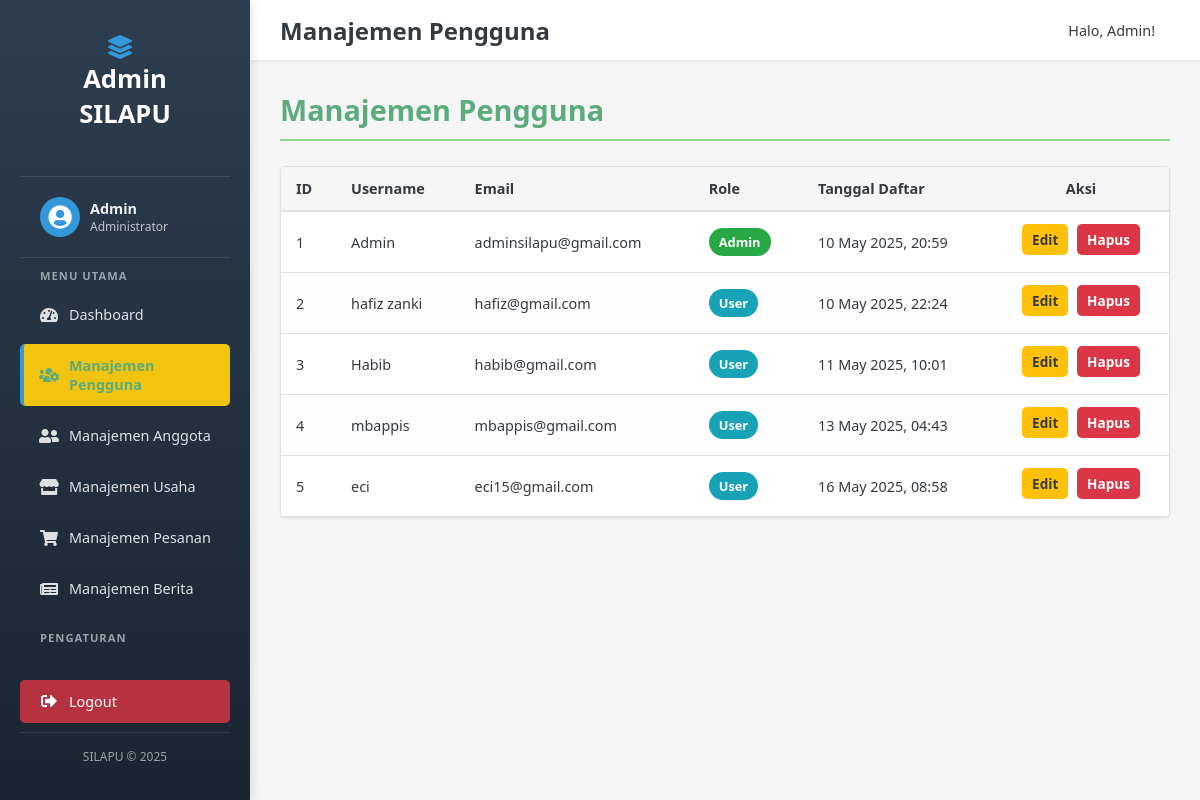
The page /admin/manajemen_pengguna.php (signed in) on the database its author committed.
### tables this page shows
CREATE TABLE `users` (
  `id` int NOT NULL,
  `username` varchar(100) NOT NULL,
  `email` varchar(255) NOT NULL,
  `password` varchar(255) NOT NULL,
  `role` varchar(50) NOT NULL DEFAULT 'user',
  `created_at` timestamp NULL DEFAULT CURRENT_TIMESTAMP
);

### admin/manajemen_pengguna.php (the view, shortened to what this page needs)
<?php
$pathPrefix = '../';
$pageTitle = "Manajemen Pengguna";
require $pathPrefix . 'config/db.php';
$sql_users = "SELECT id, username, email, role, created_at FROM users ORDER BY created_at ASC";
$result_users = $conn->query($sql_users);
include $pathPrefix . 'includes/admin_header.php';
?>
<h2 class="section-title"> <?php  ?>
    <?php echo $pageTitle; ?>
</h2>
<?php if ($result_users && $result_users->num_rows > 0): ?>
    <div class="table-responsive">
        <table class="data-table"> <?php  ?>
            <thead>
                <tr> <?php  ?>
                    <th>ID</th>
                    <th>Username</th>
                    <th>Email</th>
                    <th>Role</th>
                    <th>Tanggal Daftar</th>
                    <th style="text-align: center;">Aksi</th> <?php  ?>
                </tr>
            </thead>
            <tbody>
<?php
$counter = 1;
while($user = $result_users->fetch_assoc()): ?>
    <tr>
        <td><?php echo $counter++; ?></td>
        <td><?php echo htmlspecialchars($user['username']); ?></td>
        <td><?php echo htmlspecialchars($user['email']); ?></td>
        <td>
            <span class="status-badge <?php
                $role_class = 'status-menunggu';
                if (strtolower($user['role']) == 'admin') $role_class = 'status-disetujui';
                elseif (strtolower($user['role']) == 'user') $role_class = 'status-diproses';
                echo $role_class;
            ?>">
                <?php echo htmlspecialchars(ucfirst($user['role'])); ?>
            </span>
        </td>
        <td><?php echo date('d M Y, H:i', strtotime($user['created_at'])); ?></td>
        <td class="actions" style="text-align: center;"> <?php  ?>
            <a href="<?php  ?>edit_pengguna.php?id=<?php echo $user['id']; ?>" class="btn-admin btn-admin-warning btn-sm">Edit</a>
            <a href="<?php  ?>hapus_pengguna.php?id=<?php echo $user['id']; ?>" onclick="return confirm('Anda yakin ingin menghapus pengguna ini? Aksi ini mungkin tidak dapat diurungkan.');" class="btn-admin btn-admin-danger btn-sm">Hapus</a>
        </td>
    </tr>
<?php endwhile; ?>
            </tbody>
        </table>
    </div>
<?php elseif ($result_users): ?>
    <div class="message info">Belum ada pengguna yang terdaftar.</div>
<?php else: ?>
    <div class="message error">Gagal mengambil data pengguna: <?php echo $conn->error; ?></div>
<?php endif; ?>
<?php
include $pathPrefix . 'includes/admin_footer.php';
?>

### assets/css/admin_style.css (style rules this page uses)
:root { --light-green: #8CD790; --dark-green: #5CAB7D; --red: #E74C3C; --yellow: #F1C40F; --white: #FFFFFF; --dark: #333333; --light-gray: #F5F5F5; --sidebar-width: 250px; --admin-header-height: 60px; --primary-blue: #007bff; --secondary-gray: #6c757d; --success-green: #28a745; --danger-red: #dc3545; --warning-yellow: #ffc107; --info-blue: #17a2b8; --text-dark: #343a40; --text-light: #f8f9fa; --border-color: #dee2e6; }
* { margin: 0; padding: 0; box-sizing: border-box; font-family: 'Segoe UI', Tahoma, Geneva, Verdana, sans-serif; }
body.admin-body { display: flex; min-height: 100vh; background-color: var(--light-gray); color: var(--text-dark); font-size: 16px; }
.page-content .section-title { font-size: 1.8rem; margin-bottom: 25px; color: var(--dark-green); padding-bottom: 10px; border-bottom: 2px solid var(--light-green); text-shadow: none; }
.btn-admin { display: inline-block; padding: 10px 18px; border-radius: 5px; text-decoration: none; cursor: pointer; border: none; font-weight: 600; font-size: 0.95rem; transition: opacity 0.2s ease, transform 0.1s ease; text-align: center; }
.btn-admin-warning { background-color: var(--warning-yellow); color: var(--text-dark); }
.btn-admin-danger { background-color: var(--danger-red); color: white; }
.table-responsive { overflow-x: auto; margin-top: 20px; border: 1px solid var(--border-color); border-radius: 5px; background-color: var(--white); box-shadow: 0 1px 3px rgba(0,0,0,0.05); }
.data-table { width: 100%; border-collapse: collapse; }
.data-table th, .data-table td { padding: 12px 15px; border-bottom: 1px solid var(--border-color); text-align: left; font-size: 0.9rem; vertical-align: middle; }
.data-table thead th { background-color: var(--light-gray); color: var(--text-dark); font-weight: 600; border-bottom-width: 2px; white-space: nowrap; }
.data-table tbody tr:nth-child(even) { background-color: #fdfdfd; }
.data-table td .status-badge { padding: 5px 10px; border-radius: 15px; color: white; font-size: 0.8rem; font-weight: 600; text-transform: capitalize; display: inline-block; }
.data-table td .status-badge.status-disetujui, .data-table td .status-badge.status-aktif, .data-table td .status-badge.status-selesai { background-color: var(--success-green); }
.data-table td .status-badge.status-menunggu, .data-table td .status-badge.status-diproses { background-color: var(--info-blue); }
.data-table .actions a, .data-table .actions button { margin-right: 5px; margin-bottom: 5px; font-size: 0.85rem; padding: 6px 10px; }
.data-table .actions a:last-child, .data-table .actions button:last-child { margin-right: 0; }

### rows shown on the page
users: username "Admin", email "adminsilapu@gmail.com", role "Admin", created_at "10 May 2025, 20:59"
users: username "hafiz zanki", email "hafiz@gmail.com", role "User", created_at "10 May 2025, 22:24"
users: username "Habib", email "habib@gmail.com", role "User", created_at "11 May 2025, 10:01"
users: username "mbappis", email "mbappis@gmail.com", role "User", created_at "13 May 2025, 04:43"
users: username "eci", email "eci15@gmail.com", role "User", created_at "16 May 2025, 08:58"

### other values the page prints
$pageTitle "Manajemen Pengguna"
$_SESSION['username'] "Admin"
